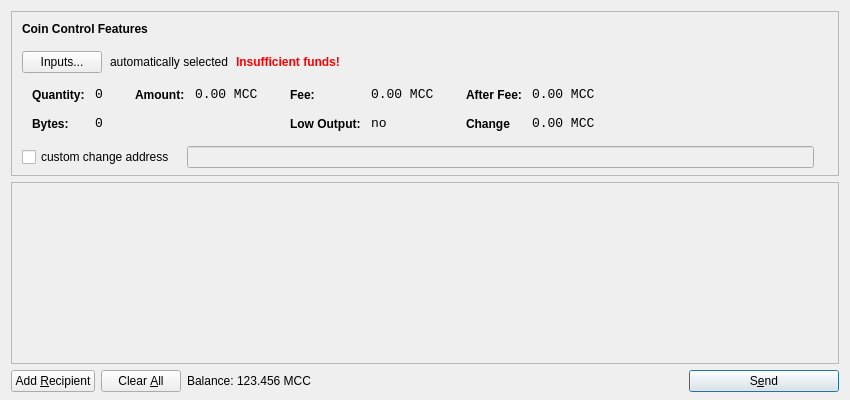
<?xml version="1.0" encoding="UTF-8"?>
<ui version="4.0">
 <class>SendCoinsDialog</class>
 <widget class="QDialog" name="SendCoinsDialog">
  <property name="geometry">
   <rect>
    <x>0</x>
    <y>0</y>
    <width>850</width>
    <height>400</height>
   </rect>
  </property>
  <property name="windowTitle">
   <string>Send Coins</string>
  </property>
  <layout class="QVBoxLayout" name="verticalLayout" stretch="0,1,0">
   <property name="bottomMargin">
    <number>8</number>
   </property>
   <item>
    <widget class="QFrame" name="frameCoinControl">
     <property name="sizePolicy">
      <sizepolicy hsizetype="Expanding" vsizetype="Expanding">
       <horstretch>0</horstretch>
       <verstretch>0</verstretch>
      </sizepolicy>
     </property>
     <property name="maximumSize">
      <size>
       <width>16777215</width>
       <height>16777215</height>
      </size>
     </property>
     <property name="frameShape">
      <enum>QFrame::StyledPanel</enum>
     </property>
     <property name="frameShadow">
      <enum>QFrame::Sunken</enum>
     </property>
     <layout class="QVBoxLayout" name="verticalLayoutCoinControl2">
      <property name="spacing">
       <number>-1</number>
      </property>
      <property name="leftMargin">
       <number>0</number>
      </property>
      <property name="topMargin">
       <number>0</number>
      </property>
      <property name="rightMargin">
       <number>0</number>
      </property>
      <property name="bottomMargin">
       <number>6</number>
      </property>
      <item>
       <layout class="QVBoxLayout" name="verticalLayoutCoinControl" stretch="0,0,0,0,1">
        <property name="spacing">
         <number>0</number>
        </property>
        <property name="leftMargin">
         <number>10</number>
        </property>
        <property name="topMargin">
         <number>10</number>
        </property>
        <item>
         <layout class="QHBoxLayout" name="horizontalLayoutCoinControl1">
          <property name="bottomMargin">
           <number>15</number>
          </property>
          <item>
           <widget class="QLabel" name="labelCoinControlFeatures">
            <property name="sizePolicy">
             <sizepolicy hsizetype="Preferred" vsizetype="Maximum">
              <horstretch>0</horstretch>
              <verstretch>0</verstretch>
             </sizepolicy>
            </property>
            <property name="font">
             <font>
              <weight>75</weight>
              <bold>true</bold>
             </font>
            </property>
            <property name="styleSheet">
             <string notr="true">font-weight:bold;</string>
            </property>
            <property name="text">
             <string>Coin Control Features</string>
            </property>
           </widget>
          </item>
         </layout>
        </item>
        <item>
         <layout class="QHBoxLayout" name="horizontalLayoutCoinControl2" stretch="0,0,0,0">
          <property name="spacing">
           <number>8</number>
          </property>
          <property name="bottomMargin">
           <number>10</number>
          </property>
          <item>
           <widget class="QPushButton" name="pushButtonCoinControl">
            <property name="styleSheet">
             <string notr="true"/>
            </property>
            <property name="text">
             <string>Inputs...</string>
            </property>
           </widget>
          </item>
          <item>
           <widget class="QLabel" name="labelCoinControlAutomaticallySelected">
            <property name="text">
             <string>automatically selected</string>
            </property>
            <property name="margin">
             <number>5</number>
            </property>
           </widget>
          </item>
          <item>
           <widget class="QLabel" name="labelCoinControlInsuffFunds">
            <property name="font">
             <font>
              <weight>75</weight>
              <bold>true</bold>
             </font>
            </property>
            <property name="styleSheet">
             <string notr="true">color:red;font-weight:bold;</string>
            </property>
            <property name="text">
             <string>Insufficient funds!</string>
            </property>
            <property name="margin">
             <number>5</number>
            </property>
           </widget>
          </item>
          <item>
           <spacer name="horizontalSpacerCoinControl">
            <property name="orientation">
             <enum>Qt::Horizontal</enum>
            </property>
            <property name="sizeHint" stdset="0">
             <size>
              <width>40</width>
              <height>1</height>
             </size>
            </property>
           </spacer>
          </item>
         </layout>
        </item>
        <item>
         <widget class="QWidget" name="widgetCoinControl" native="true">
          <property name="sizePolicy">
           <sizepolicy hsizetype="Preferred" vsizetype="Preferred">
            <horstretch>0</horstretch>
            <verstretch>0</verstretch>
           </sizepolicy>
          </property>
          <property name="minimumSize">
           <size>
            <width>0</width>
            <height>0</height>
           </size>
          </property>
          <property name="styleSheet">
           <string notr="true"/>
          </property>
          <layout class="QHBoxLayout" name="horizontalLayoutCoinControl5">
           <property name="margin">
            <number>0</number>
           </property>
           <item>
            <layout class="QHBoxLayout" name="horizontalLayoutCoinControl3" stretch="0,0,0,1">
             <property name="spacing">
              <number>20</number>
             </property>
             <property name="topMargin">
              <number>0</number>
             </property>
             <property name="bottomMargin">
              <number>10</number>
             </property>
             <item>
              <layout class="QFormLayout" name="formLayoutCoinControl1">
               <property name="horizontalSpacing">
                <number>10</number>
               </property>
               <property name="verticalSpacing">
                <number>14</number>
               </property>
               <property name="leftMargin">
                <number>10</number>
               </property>
               <property name="topMargin">
                <number>4</number>
               </property>
               <property name="rightMargin">
                <number>6</number>
               </property>
               <item row="0" column="0">
                <widget class="QLabel" name="labelCoinControlQuantityText">
                 <property name="styleSheet">
                  <string notr="true">font-weight:bold;</string>
                 </property>
                 <property name="text">
                  <string>Quantity:</string>
                 </property>
                 <property name="margin">
                  <number>0</number>
                 </property>
                </widget>
               </item>
               <item row="0" column="1">
                <widget class="QLabel" name="labelCoinControlQuantity">
                 <property name="font">
                  <font>
                   <family>Monospace</family>
                   <pointsize>10</pointsize>
                  </font>
                 </property>
                 <property name="cursor">
                  <cursorShape>IBeamCursor</cursorShape>
                 </property>
                 <property name="contextMenuPolicy">
                  <enum>Qt::ActionsContextMenu</enum>
                 </property>
                 <property name="text">
                  <string>0</string>
                 </property>
                 <property name="margin">
                  <number>0</number>
                 </property>
                 <property name="textInteractionFlags">
                  <set>Qt::LinksAccessibleByMouse|Qt::TextSelectableByKeyboard|Qt::TextSelectableByMouse</set>
                 </property>
                </widget>
               </item>
               <item row="1" column="0">
                <widget class="QLabel" name="labelCoinControlBytesText">
                 <property name="styleSheet">
                  <string notr="true">font-weight:bold;</string>
                 </property>
                 <property name="text">
                  <string>Bytes:</string>
                 </property>
                </widget>
               </item>
               <item row="1" column="1">
                <widget class="QLabel" name="labelCoinControlBytes">
                 <property name="font">
                  <font>
                   <family>Monospace</family>
                   <pointsize>10</pointsize>
                  </font>
                 </property>
                 <property name="cursor">
                  <cursorShape>IBeamCursor</cursorShape>
                 </property>
                 <property name="contextMenuPolicy">
                  <enum>Qt::ActionsContextMenu</enum>
                 </property>
                 <property name="text">
                  <string>0</string>
                 </property>
                 <property name="textInteractionFlags">
                  <set>Qt::LinksAccessibleByMouse|Qt::TextSelectableByKeyboard|Qt::TextSelectableByMouse</set>
                 </property>
                </widget>
               </item>
              </layout>
             </item>
             <item>
              <layout class="QFormLayout" name="formLayoutCoinControl2">
               <property name="horizontalSpacing">
                <number>10</number>
               </property>
               <property name="verticalSpacing">
                <number>14</number>
               </property>
               <property name="leftMargin">
                <number>6</number>
               </property>
               <property name="topMargin">
                <number>4</number>
               </property>
               <property name="rightMargin">
                <number>6</number>
               </property>
               <item row="0" column="0">
                <widget class="QLabel" name="labelCoinControlAmountText">
                 <property name="styleSheet">
                  <string notr="true">font-weight:bold;</string>
                 </property>
                 <property name="text">
                  <string>Amount:</string>
                 </property>
                 <property name="margin">
                  <number>0</number>
                 </property>
                </widget>
               </item>
               <item row="0" column="1">
                <widget class="QLabel" name="labelCoinControlAmount">
                 <property name="font">
                  <font>
                   <family>Monospace</family>
                   <pointsize>10</pointsize>
                  </font>
                 </property>
                 <property name="cursor">
                  <cursorShape>IBeamCursor</cursorShape>
                 </property>
                 <property name="contextMenuPolicy">
                  <enum>Qt::ActionsContextMenu</enum>
                 </property>
                 <property name="text">
                  <string notr="true">0.00 MCC</string>
                 </property>
                 <property name="textInteractionFlags">
                  <set>Qt::LinksAccessibleByMouse|Qt::TextSelectableByKeyboard|Qt::TextSelectableByMouse</set>
                 </property>
                </widget>
               </item>
              </layout>
             </item>
             <item>
              <layout class="QFormLayout" name="formLayoutCoinControl3">
               <property name="horizontalSpacing">
                <number>10</number>
               </property>
               <property name="verticalSpacing">
                <number>14</number>
               </property>
               <property name="leftMargin">
                <number>6</number>
               </property>
               <property name="topMargin">
                <number>4</number>
               </property>
               <property name="rightMargin">
                <number>6</number>
               </property>
               <item row="0" column="0">
                <widget class="QLabel" name="labelCoinControlFeeText">
                 <property name="styleSheet">
                  <string notr="true">font-weight:bold;</string>
                 </property>
                 <property name="text">
                  <string>Fee:</string>
                 </property>
                 <property name="margin">
                  <number>0</number>
                 </property>
                </widget>
               </item>
               <item row="0" column="1">
                <widget class="QLabel" name="labelCoinControlFee">
                 <property name="font">
                  <font>
                   <family>Monospace</family>
                   <pointsize>10</pointsize>
                  </font>
                 </property>
                 <property name="cursor">
                  <cursorShape>IBeamCursor</cursorShape>
                 </property>
                 <property name="contextMenuPolicy">
                  <enum>Qt::ActionsContextMenu</enum>
                 </property>
                 <property name="text">
                  <string notr="true">0.00 MCC</string>
                 </property>
                 <property name="textInteractionFlags">
                  <set>Qt::LinksAccessibleByMouse|Qt::TextSelectableByKeyboard|Qt::TextSelectableByMouse</set>
                 </property>
                </widget>
               </item>
               <item row="1" column="0">
                <widget class="QLabel" name="labelCoinControlLowOutputText">
                 <property name="styleSheet">
                  <string notr="true">font-weight:bold;</string>
                 </property>
                 <property name="text">
                  <string>Low Output:</string>
                 </property>
                </widget>
               </item>
               <item row="1" column="1">
                <widget class="QLabel" name="labelCoinControlLowOutput">
                 <property name="font">
                  <font>
                   <family>Monospace</family>
                   <pointsize>10</pointsize>
                  </font>
                 </property>
                 <property name="cursor">
                  <cursorShape>IBeamCursor</cursorShape>
                 </property>
                 <property name="contextMenuPolicy">
                  <enum>Qt::ActionsContextMenu</enum>
                 </property>
                 <property name="text">
                  <string>no</string>
                 </property>
                 <property name="textInteractionFlags">
                  <set>Qt::LinksAccessibleByMouse|Qt::TextSelectableByKeyboard|Qt::TextSelectableByMouse</set>
                 </property>
                </widget>
               </item>
              </layout>
             </item>
             <item>
              <layout class="QFormLayout" name="formLayoutCoinControl4">
               <property name="horizontalSpacing">
                <number>10</number>
               </property>
               <property name="verticalSpacing">
                <number>14</number>
               </property>
               <property name="leftMargin">
                <number>6</number>
               </property>
               <property name="topMargin">
                <number>4</number>
               </property>
               <property name="rightMargin">
                <number>6</number>
               </property>
               <item row="0" column="0">
                <widget class="QLabel" name="labelCoinControlAfterFeeText">
                 <property name="styleSheet">
                  <string notr="true">font-weight:bold;</string>
                 </property>
                 <property name="text">
                  <string>After Fee:</string>
                 </property>
                 <property name="margin">
                  <number>0</number>
                 </property>
                </widget>
               </item>
               <item row="0" column="1">
                <widget class="QLabel" name="labelCoinControlAfterFee">
                 <property name="font">
                  <font>
                   <family>Monospace</family>
                   <pointsize>10</pointsize>
                  </font>
                 </property>
                 <property name="cursor">
                  <cursorShape>IBeamCursor</cursorShape>
                 </property>
                 <property name="contextMenuPolicy">
                  <enum>Qt::ActionsContextMenu</enum>
                 </property>
                 <property name="text">
                  <string notr="true">0.00 MCC</string>
                 </property>
                 <property name="textInteractionFlags">
                  <set>Qt::LinksAccessibleByMouse|Qt::TextSelectableByKeyboard|Qt::TextSelectableByMouse</set>
                 </property>
                </widget>
               </item>
               <item row="1" column="0">
                <widget class="QLabel" name="labelCoinControlChangeText">
                 <property name="styleSheet">
                  <string notr="true">font-weight:bold;</string>
                 </property>
                 <property name="text">
                  <string>Change</string>
                 </property>
                </widget>
               </item>
               <item row="1" column="1">
                <widget class="QLabel" name="labelCoinControlChange">
                 <property name="font">
                  <font>
                   <family>Monospace</family>
                   <pointsize>10</pointsize>
                  </font>
                 </property>
                 <property name="cursor">
                  <cursorShape>IBeamCursor</cursorShape>
                 </property>
                 <property name="contextMenuPolicy">
                  <enum>Qt::ActionsContextMenu</enum>
                 </property>
                 <property name="text">
                  <string notr="true">0.00 MCC</string>
                 </property>
                 <property name="textInteractionFlags">
                  <set>Qt::LinksAccessibleByMouse|Qt::TextSelectableByKeyboard|Qt::TextSelectableByMouse</set>
                 </property>
                </widget>
               </item>
              </layout>
             </item>
            </layout>
           </item>
          </layout>
         </widget>
        </item>
        <item>
         <layout class="QHBoxLayout" name="horizontalLayoutCoinControl4" stretch="0,0,0">
          <property name="spacing">
           <number>12</number>
          </property>
          <property name="sizeConstraint">
           <enum>QLayout::SetDefaultConstraint</enum>
          </property>
          <property name="topMargin">
           <number>5</number>
          </property>
          <property name="rightMargin">
           <number>5</number>
          </property>
          <item>
           <widget class="QCheckBox" name="checkBoxCoinControlChange">
            <property name="text">
             <string>custom change address</string>
            </property>
           </widget>
          </item>
          <item>
           <widget class="QLineEdit" name="lineEditCoinControlChange">
            <property name="enabled">
             <bool>false</bool>
            </property>
            <property name="sizePolicy">
             <sizepolicy hsizetype="Expanding" vsizetype="Fixed">
              <horstretch>0</horstretch>
              <verstretch>0</verstretch>
             </sizepolicy>
            </property>
           </widget>
          </item>
          <item>
           <widget class="QLabel" name="labelCoinControlChangeLabel">
            <property name="sizePolicy">
             <sizepolicy hsizetype="Preferred" vsizetype="Expanding">
              <horstretch>0</horstretch>
              <verstretch>0</verstretch>
             </sizepolicy>
            </property>
            <property name="minimumSize">
             <size>
              <width>0</width>
              <height>0</height>
             </size>
            </property>
            <property name="text">
             <string/>
            </property>
            <property name="margin">
             <number>3</number>
            </property>
           </widget>
          </item>
         </layout>
        </item>
        <item>
         <spacer name="verticalSpacerCoinControl">
          <property name="orientation">
           <enum>Qt::Vertical</enum>
          </property>
          <property name="sizeHint" stdset="0">
           <size>
            <width>800</width>
            <height>1</height>
           </size>
          </property>
         </spacer>
        </item>
       </layout>
      </item>
     </layout>
    </widget>
   </item>
   <item>
    <widget class="QScrollArea" name="scrollArea">
     <property name="widgetResizable">
      <bool>true</bool>
     </property>
     <widget class="QWidget" name="scrollAreaWidgetContents">
      <property name="geometry">
       <rect>
        <x>0</x>
        <y>0</y>
        <width>830</width>
        <height>165</height>
       </rect>
      </property>
      <layout class="QVBoxLayout" name="verticalLayout_2">
       <property name="margin">
        <number>0</number>
       </property>
       <item>
        <layout class="QVBoxLayout" name="entries">
         <property name="spacing">
          <number>6</number>
         </property>
        </layout>
       </item>
       <item>
        <spacer name="verticalSpacer">
         <property name="orientation">
          <enum>Qt::Vertical</enum>
         </property>
         <property name="sizeHint" stdset="0">
          <size>
           <width>20</width>
           <height>40</height>
          </size>
         </property>
        </spacer>
       </item>
      </layout>
     </widget>
    </widget>
   </item>
   <item>
    <layout class="QHBoxLayout" name="horizontalLayout">
     <item>
      <widget class="QPushButton" name="addButton">
       <property name="toolTip">
        <string>Send to multiple recipients at once</string>
       </property>
       <property name="text">
        <string>Add &amp;Recipient</string>
       </property>
       <property name="autoDefault">
        <bool>false</bool>
       </property>
      </widget>
     </item>
     <item>
      <widget class="QPushButton" name="clearButton">
       <property name="sizePolicy">
        <sizepolicy hsizetype="Minimum" vsizetype="Fixed">
         <horstretch>0</horstretch>
         <verstretch>0</verstretch>
        </sizepolicy>
       </property>
       <property name="toolTip">
        <string>Remove all transaction fields</string>
       </property>
       <property name="text">
        <string>Clear &amp;All</string>
       </property>
       <property name="autoRepeatDelay">
        <number>300</number>
       </property>
       <property name="autoDefault">
        <bool>false</bool>
       </property>
      </widget>
     </item>
     <item>
      <layout class="QHBoxLayout" name="horizontalLayout_2">
       <property name="spacing">
        <number>3</number>
       </property>
       <item>
        <widget class="QLabel" name="label">
         <property name="sizePolicy">
          <sizepolicy hsizetype="Preferred" vsizetype="Fixed">
           <horstretch>0</horstretch>
           <verstretch>0</verstretch>
          </sizepolicy>
         </property>
         <property name="text">
          <string>Balance:</string>
         </property>
        </widget>
       </item>
       <item>
        <widget class="QLabel" name="labelBalance">
         <property name="sizePolicy">
          <sizepolicy hsizetype="Preferred" vsizetype="Fixed">
           <horstretch>0</horstretch>
           <verstretch>0</verstretch>
          </sizepolicy>
         </property>
         <property name="cursor">
          <cursorShape>IBeamCursor</cursorShape>
         </property>
         <property name="text">
          <string notr="true">123.456 MCC</string>
         </property>
         <property name="textInteractionFlags">
          <set>Qt::LinksAccessibleByMouse|Qt::TextSelectableByKeyboard|Qt::TextSelectableByMouse</set>
         </property>
        </widget>
       </item>
      </layout>
     </item>
     <item>
      <spacer name="horizontalSpacer">
       <property name="orientation">
        <enum>Qt::Horizontal</enum>
       </property>
       <property name="sizeHint" stdset="0">
        <size>
         <width>40</width>
         <height>20</height>
        </size>
       </property>
      </spacer>
     </item>
     <item>
      <widget class="QPushButton" name="sendButton">
       <property name="minimumSize">
        <size>
         <width>150</width>
         <height>0</height>
        </size>
       </property>
       <property name="toolTip">
        <string>Confirm the send action</string>
       </property>
       <property name="text">
        <string>S&amp;end</string>
       </property>
       <property name="icon">
        <iconset resource="../bitcoin.qrc">
         <normaloff>:/icons/send</normaloff>:/icons/send</iconset>
       </property>
       <property name="default">
        <bool>true</bool>
       </property>
      </widget>
     </item>
    </layout>
   </item>
  </layout>
 </widget>
 <resources>
  <include location="../bitcoin.qrc"/>
 </resources>
 <connections/>
</ui>
